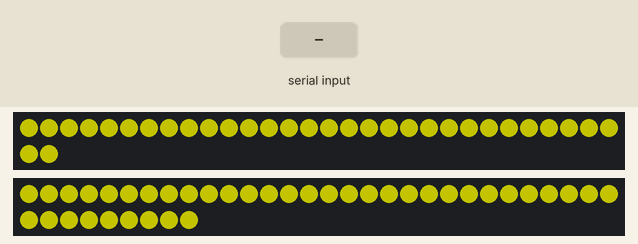
This sketch was run on a simulated Arduino Uno, built with avr-gcc and run on an emulated ATmega328P. Shown: 32 RGB LEDs in strip order, left to right, continuing on the next row, 39 RGB LEDs in strip order, left to right, continuing on the next row. The test bench sets the inputs (shaded band). Dim RGB values are drawn brighter than linear.

Above: at 17.9 s.
18.0 s: "0" received over Serial
At 18.42 s:
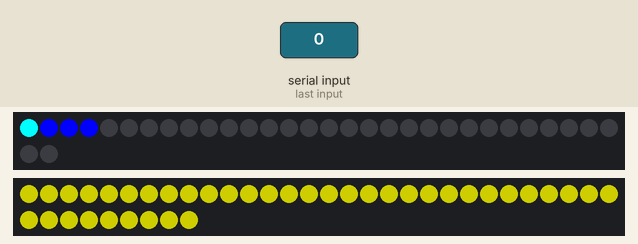
20.6 s: byte 56 (LIFTERNEUTRAL) received over Serial
At 20.84 s:
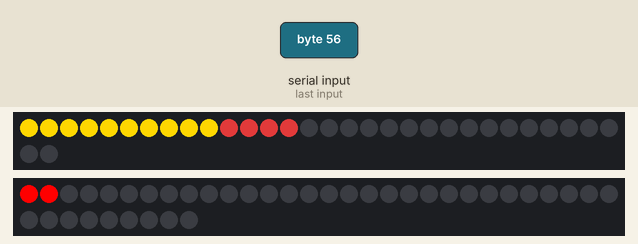
23.3 s: byte 57 (PUSHERFORWARD) received over Serial
At 23.54 s:
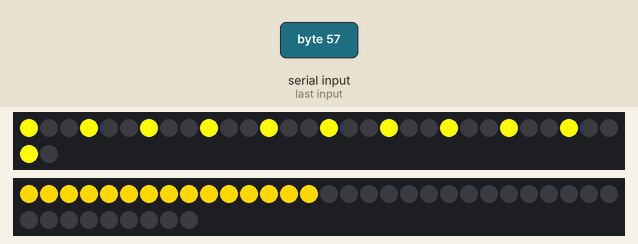
26.3 s: byte 90 (NOTZEROED) received over Serial
At 28.3 s:
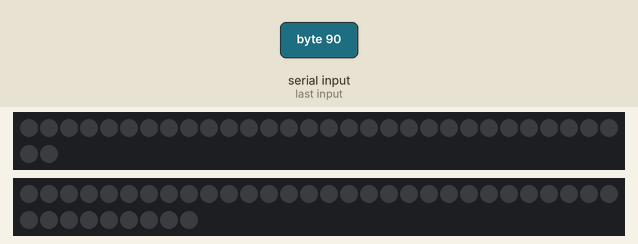
28.6 s: byte 82 (TEAMCOLORRED) received over Serial
At 28.79 s:
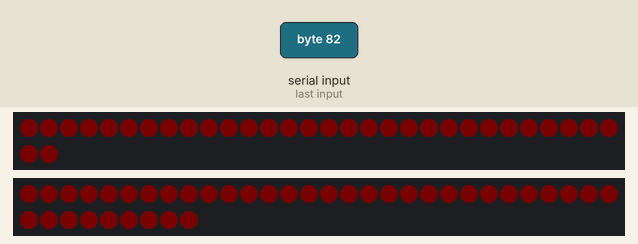
31.0 s: byte 54 (LIFTERUP) received over Serial
At 31.22 s:
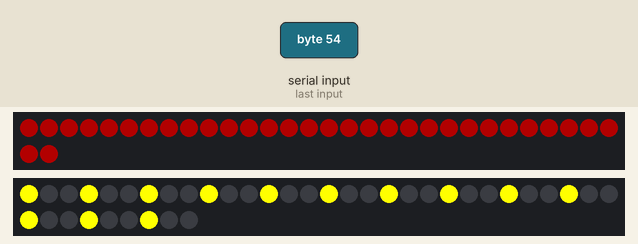

Measured:
- after the input at 18.0 s, the LEDs: change after 0.27 s (image 1)
- after the input at 20.6 s, the LEDs: change after 0.09 s (image 2)
- after the input at 23.3 s, the LEDs: change after 0.10 s (image 3)
- after the input at 26.3 s, the LEDs: first change at once (image 4 shows a later state)
- after the input at 28.6 s, the LEDs: change at once (image 5)
- after the input at 31.0 s, the LEDs: change after 0.07 s (image 6)

The sketch:

Robot_2015_Lights_Option1.ino
```cpp
//DO NOT USE Port 13
//Code designed to run WS2811 LEDS and NEOPIXELs
//Attempts to multitask ceratin functions by breaking for loops and reentering them
//Based on non-for loop timers. This should cause both to update their assigend
// light strip once and then go and update the next strip.
#include <FastLED.h>

#define NUM_LEDS_PUSHER 32
#define NUM_LEDS_LIFTER 39

#define NOTZEROED 'Z'
#define TEAMCOLORRED 'R'
#define TEAMCOLORBLUE 'B'
#define TEAMCOLORUNKNOWN 'U'
#define DRIVEFOWARD '3'
#define DRIVEBACK '4'
#define DRIVEIDLE '5'
#define LIFTERUP '6'
#define LIFTERDOWN '7'
#define LIFTERNEUTRAL '8'
#define PUSHERFORWARD '9'
#define PUSHERBACK '1'
#define PUSHERNEUTRAL '0'

#define DATA_PIN_PUSHER 2 //Using data pin one for primary light strip pin timer. Once again highly subject to change
#define DATA_PIN_LIFTER 3
#define DELAY 20 //sets the delay between light updates to 15 milliseconds

#define CHASE_SIZE 3

int BigTimer = 0;

enum TaskStateVar {
	kInit,
	kZeroMe,
	kBreatheRed,
	kBreatheBlue,
	kBreatheUnknown,
	kWave,
	kChaseUp,
	kChaseDown,
	kRainbow
};

class Subsystem {
public:
	Subsystem(int numberOfLeds);
	void interlace(int size, CRGB *pattern);
	void setColor(CRGB color);
	void execute();
	void chase(int speed);
	void wave();
	void breathe(CRGB color);
	void multiColorDown();
	void blind();
	void resetSubsystem();
	int cycleNumber = 0;
	int sequenceStep = 0;
	int idleCycles = 0;
	TaskStateVar taskState;
	int actualNumberOfLeds;
	bool setToTop = false;
	bool done = false;
	CRGB leds[64];

private:

};

Subsystem::Subsystem(int numberOfLeds) {
	taskState = kInit;
	actualNumberOfLeds = numberOfLeds;
	resetSubsystem();
}

void Subsystem::resetSubsystem() {
	done = false;
	cycleNumber = 0;
	sequenceStep = 0;
	idleCycles = 0;
	setColor(CRGB::Black);
}

void Subsystem::execute() {
	if(done) return;
	if(idleCycles > 0) {
		idleCycles--;
		return;
	}

	switch (taskState) {
	case kWave:
		wave();
		break;

	case kChaseUp:
		chase(5);
		break;
	case kChaseDown:
		chase(-5);
		break;

	case kRainbow:
		multiColorDown();
		break;

	case kZeroMe:
		blind();
		break;

	case kBreatheBlue:
		breathe(CRGB::Blue);
		break;
	case kBreatheRed:
		breathe(CRGB::Red);
		break;
	case kBreatheUnknown:
		breathe(CRGB::Cyan);
		break;

	default:
		breathe(CRGB::Yellow);
	}
}

void Subsystem::setColor(CRGB color){
	for (int t = 0; t < actualNumberOfLeds; t++) {
		leds[t] = color;
	}
}

void Subsystem::interlace(int size, CRGB *pattern) {
	for (int t = 0; t < actualNumberOfLeds; t++) {
		leds[t] = pattern[t % size];
	}

}

void Subsystem::chase(int speed) {
	CRGB pattern[CHASE_SIZE];
	for(int t=0; t < CHASE_SIZE; t++) {
		if(
				(speed > 0 && (t+cycleNumber) % CHASE_SIZE == 0) ||
				(speed < 0 && (t-cycleNumber) % CHASE_SIZE == 0) ) {
			pattern[t] = CRGB::Yellow;
		}
		else pattern[t] = CRGB::Black;
	}
	interlace(CHASE_SIZE, pattern);
	idleCycles = abs(speed);
	if (cycleNumber++ >= 250) {
		resetSubsystem();
		done = true;
	}
}

void Subsystem::blind() {
	if(done) return;
	if(cycleNumber%2 == 0) {
		setColor(CRGB::White);
	}
	else {
		setColor(CRGB::Black);
	}
	idleCycles = 5;
	if(cycleNumber++ >= 10) {
		resetSubsystem();
		done = true;
	}
}

void Subsystem::breathe(CRGB color) {
	static const int upCycles = 50;
	static const int downCycles = 100;
	static const int totalCycles = 300;
	static const float maxPower = 0.5;
	CRGB calculated = CRGB::Black;
	float frac = 0.0;
	if(cycleNumber < upCycles) {
		frac = maxPower * cycleNumber / upCycles;
	}
	else if(cycleNumber < upCycles + downCycles)  {
		frac = maxPower - (maxPower*( cycleNumber - upCycles) / downCycles);
	}
	else if(cycleNumber < totalCycles) {
		frac = 0;
	}
	else {
		resetSubsystem();
		done = true;
		return;
	}
	calculated.setRGB(frac*color.r, frac*color.g, frac*color.b);
	setColor(calculated);
	cycleNumber++;
}

void Subsystem::wave() {
	if (!done) {
		switch (sequenceStep) {
		case 1:
			leds[cycleNumber] = CRGB::Red;

			break;

		case 2:
			leds[cycleNumber] = CRGB::Green;

			break;

		case 3:
			leds[cycleNumber] = CRGB::Blue;

			break;

		case 4:
			leds[cycleNumber] = CRGB::Cyan;

			break;

		case 5:
			leds[cycleNumber] = CRGB::Pink;

			break;

		case 6:
			leds[cycleNumber] = CRGB::Yellow;

			break;

		case 7:
			leds[cycleNumber] = CRGB::Red;

			break;

		case 8:
			leds[cycleNumber] = CRGB::Yellow;

			break;

		case 9:
			leds[cycleNumber] = CRGB::Purple;

			break;

		case 10:
			leds[cycleNumber] = CRGB::Green;

			break;

		case 11:
			leds[cycleNumber] = CRGB::Cyan;

			break;

		case 12:
			leds[cycleNumber] = CRGB::Blue;

			break;

		case 13:
			leds[cycleNumber] = CRGB::Brown;

			break;

		case 14:
			leds[cycleNumber] = CRGB::Gold;

			break;

		case 15:
			leds[cycleNumber] = CRGB::Yellow;

			break;

		case 16:
			leds[cycleNumber] = CRGB::Red;

			break;

		case 17:
			leds[cycleNumber] = CRGB::White;

			break;

		case 18:
			leds[cycleNumber] = CRGB::Blue;

			break;

		case 19:
			leds[cycleNumber] = CRGB::Yellow;

			break;

		case 20:
			leds[cycleNumber] = CRGB::Green;

			break;

		case 21:
			leds[cycleNumber] = CRGB::Purple;

			break;

		case 23:
			leds[cycleNumber] = CRGB::Green;

			break;

		case 24:
			leds[cycleNumber] = CRGB::Blue;

			break;

		case 25:
			leds[cycleNumber] = CRGB::Green;

			break;

		case 26:
			leds[cycleNumber] = CRGB::Purple;

			break;

		case 27:
			leds[cycleNumber] = CRGB::Yellow;

			break;

		case 28:
			leds[cycleNumber] = CRGB::White;

			break;

		case 29:
			leds[cycleNumber] = CRGB::Brown;

			break;

		case 30:
			leds[cycleNumber] = CRGB::Yellow;

			break;

		case 31:
			leds[cycleNumber] = CRGB::White;

			break;

		case 32:
			leds[cycleNumber] = CRGB::Purple;

			break;

		default:
			leds[cycleNumber] = CRGB::Purple;

		}
		if (cycleNumber == sequenceStep) {
			cycleNumber = 0;
			sequenceStep++;
		} else {
			cycleNumber++;
		}

		if (sequenceStep == actualNumberOfLeds) {
			done = true;
		}

	}
}

void Subsystem::multiColorDown() {
	if (!done) {
		int t = actualNumberOfLeds - cycleNumber - 1;
		if (t <= 0) {
			cycleNumber = 0;
			sequenceStep++;
		} else {
			cycleNumber++;
		}
		if (sequenceStep > 5) {
			done = true;
		}
		switch (sequenceStep) {
		case 1:
			leds[t] = CRGB::Red;
			break;

		case 2:
			leds[t] = CRGB::Blue;
			break;

		case 3:
			leds[t] = CRGB::Green;
			break;

		case 4:
			leds[t] = CRGB::Yellow;
			break;

		case 5:
			leds[t] = CRGB::Cyan;
			break;

		default:
			leds[t] = CRGB::White;
			break;

		}
	}
}

///////
///////
///////
///////
///////
///////
//END LIFTER CLASS
///////
///////
///////
///////
///////
///////
///////
///////
///////
///////
///////
///////

Subsystem lifter(NUM_LEDS_LIFTER);
Subsystem pusher(NUM_LEDS_PUSHER);

///////
///////
///////
///////
///////
///////
//START GLOBAL FUNCTIONS
///////
///////
///////
///////
///////
///////
//\/\/\/\/\/\/\/\/\/
//\/\/\/\/\/\/\/\/\/
//\/\/\/\/\/\/\/\/\/
//\/\/\/\/\/\/\/\/\/
//\/\/\/\/\/\/\/\/\/
//\/\/\/\/\/\/\/\/\/
//\/\/\/\/\/\/\/\/\/
//\/\/\/\/\/\/\/\/\/
//\/\/\/\/\/\/\/\/\/
//\/\/\/\/\/\/\/\/\/
//\/\/\/\/\/\/\/\/\/
//\/\/\/\/\/\/\/\/\/
//\/\/\/\/\/\/\/\/\/
void dispatchInputs() {
	while(Serial.available() > 0) {
		char serialValue = Serial.read();

		switch (serialValue) {
		case NOTZEROED:
			pusher.resetSubsystem();
			lifter.resetSubsystem();
			pusher.taskState = kZeroMe;
			lifter.taskState = kZeroMe;
			break;

		case TEAMCOLORRED:
			pusher.resetSubsystem();
			lifter.resetSubsystem();
			pusher.taskState = kBreatheRed;
			lifter.taskState = kBreatheRed;
			break;

		case TEAMCOLORBLUE:
			pusher.resetSubsystem();
			lifter.resetSubsystem();
			pusher.taskState = kBreatheBlue;
			lifter.taskState = kBreatheBlue;
			break;

		case TEAMCOLORUNKNOWN:
			pusher.resetSubsystem();
			lifter.resetSubsystem();
			pusher.taskState = kBreatheUnknown;
			lifter.taskState = kBreatheUnknown;
			break;

		case LIFTERUP:
			lifter.resetSubsystem();
			lifter.taskState = kChaseUp;
			break;

		case LIFTERNEUTRAL:
			if(lifter.taskState != kWave || lifter.done) {
				lifter.resetSubsystem();
				lifter.taskState = kWave;
			}
			break;

		case LIFTERDOWN:
			lifter.resetSubsystem();
			lifter.taskState = kChaseDown;
			break;


		case PUSHERNEUTRAL:
			if(pusher.taskState != kWave || pusher.done) {
				pusher.resetSubsystem();
				pusher.taskState = kWave;
			}
			break;

		case PUSHERFORWARD:
			pusher.resetSubsystem();
			pusher.taskState = kChaseDown;
			break;

		case PUSHERBACK:
			pusher.resetSubsystem();
			pusher.taskState = kChaseUp;
			break;

		default:
			pusher.resetSubsystem();
			pusher.taskState = kInit;
			lifter.resetSubsystem();
			lifter.taskState = kInit;
			break;
		}
		BigTimer = 0;
	}
	if(BigTimer++ > 500) {
		lifter.resetSubsystem();
		lifter.taskState = kInit;
		pusher.resetSubsystem();
		pusher.taskState = kInit;
		BigTimer = 0;
	}
}


void startUpLights() {
	int dynamicDelay = 1000;
	for (int timer = NUM_LEDS_PUSHER - 1; timer > -1; timer--) {

		pusher.leds[timer] = CRGB::Red;      //Actually green. WS2811's are odd.
		FastLED.show();
		if (dynamicDelay > DELAY) {
			dynamicDelay = 0.8 * dynamicDelay;
		}
		if (dynamicDelay < DELAY) {
			dynamicDelay = DELAY;
		}
		delay(dynamicDelay);

	}
	for (int timer = 0; timer < NUM_LEDS_LIFTER; timer++) {

		lifter.leds[timer] = CRGB::Green;
		FastLED.show();
		delay(dynamicDelay);

	}

	lifter.resetSubsystem();
	pusher.resetSubsystem();
	for (int timer = 0; timer < 50; timer++) {
		pusher.blind();      //Actually green. WS2811's are odd.
		lifter.blind();
		FastLED.show();
		delay(DELAY);
	}
	lifter.resetSubsystem();
	pusher.resetSubsystem();
	for (int timer = 0; timer < 250; timer++) {
		pusher.wave();
		lifter.wave();
		FastLED.show();
		delay(DELAY);
	}
	lifter.resetSubsystem();
	lifter.taskState = kChaseUp;
	pusher.resetSubsystem();
	pusher.taskState = kChaseDown;
	for (int timer = 0; timer < 100; timer++) {
		pusher.execute();
		lifter.execute();
		FastLED.show();
		delay(DELAY);
	}
	lifter.resetSubsystem();
	lifter.taskState = kChaseDown;
	pusher.resetSubsystem();
	pusher.taskState = kChaseUp;
	for (int timer = 0; timer < 100; timer++) {
		pusher.execute();
		lifter.execute();
		FastLED.show();
		delay(DELAY);
	}

	lifter.resetSubsystem();
	pusher.resetSubsystem();
	FastLED.show();
}


///////////////////////////////////////////////////////////////////// Break of the code between
//////////////////////////////////////////////////////////////////// Intial startup and loop
/////////////////////

void setup() {
	pinMode(DATA_PIN_PUSHER, OUTPUT);
	pinMode(DATA_PIN_LIFTER, OUTPUT);

	FastLED.addLeds<WS2811, DATA_PIN_PUSHER>(pusher.leds, NUM_LEDS_PUSHER);
	//FastLED.addLeds<NEOPIXEL, DATA_PIN_PUSHER>(pusher.leds, NUM_LEDS_PUSHER);
	FastLED.addLeds<NEOPIXEL, DATA_PIN_LIFTER>(lifter.leds, NUM_LEDS_LIFTER);
	startUpLights();

	lifter.resetSubsystem();
	lifter.taskState = kInit;
	pusher.resetSubsystem();
	pusher.taskState = kInit;
	FastLED.show();
	Serial.begin(9600);
}


void loop() {
	dispatchInputs();
	lifter.execute();
	pusher.execute();
	FastLED.show();
	delay(DELAY);
}
```
